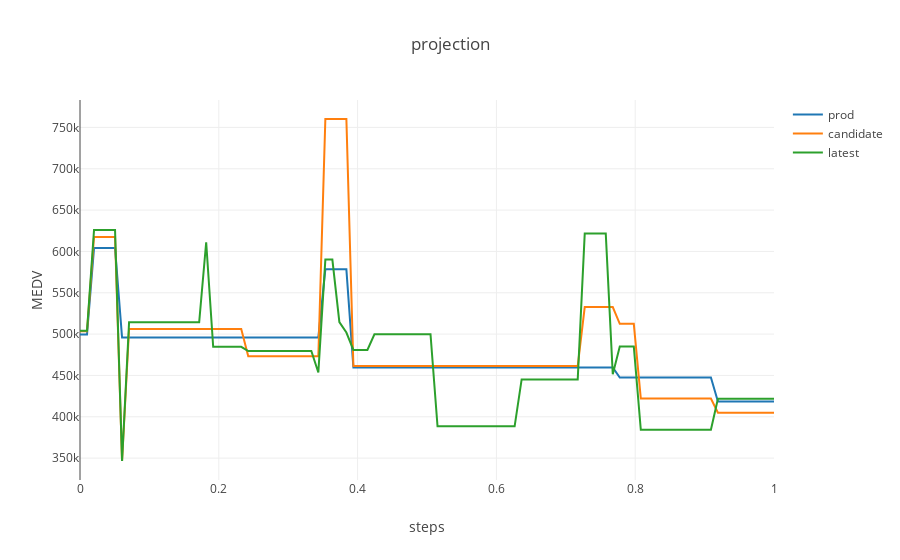

Notebook source saved alongside this figure:
### Markdown cell above
### Plot projections

### Code cell
data_1 = ml_repo.get('sample1', full_object = True)
left = data_1.x_data[0,:]
right = data_1.x_data[10,:]
output_index = 0
plot.projection(ml_repo, left = left, right=right, n_steps = 100, output_index = output_index)
